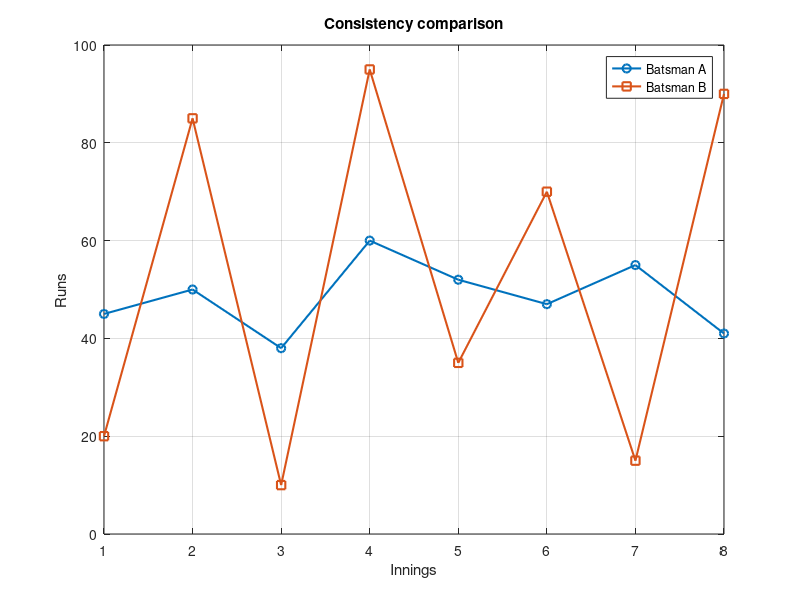

Source code (MATLAB):
%% Question 11 (Lecture 11): Mean Deviation, SD, Variance and Coefficient of Variation
clc; clear; close all;

A = [45 50 38 60 52 47 55 41];
B = [20 85 10 95 35 70 15 90];
f = @(x) [mean(x), mean(abs(x-mean(x))), var(x,1), std(x,1), 100*std(x,1)/mean(x)];
R = [f(A); f(B)];

fprintf('%-12s %10s %10s\n', '', 'A', 'B');
lab = {'Mean', 'MeanDev', 'Variance', 'StdDev', 'CV (%)'};
for i = 1:5, fprintf('%-12s %10.4f %10.4f\n', lab{i}, R(1,i), R(2,i)); end
if R(1,5) < R(2,5), fprintf('\nBatsman A is more consistent (smaller CV).\n');
else, fprintf('\nBatsman B is more consistent (smaller CV).\n'); end

% ---- step-by-step working (batsman A) ----
dev = A - mean(A);
fprintf('\n%6s %12s %9s %9s\n', 'x', 'x - mean', '|dev|', 'dev^2');
for i = 1:numel(A), fprintf('%6d %12.2f %9.2f %9.2f\n', A(i), dev(i), abs(dev(i)), dev(i)^2); end
fprintf('sum|dev| = %.2f, sum dev^2 = %.2f\n', sum(abs(dev)), sum(dev.^2));

figure('Position', [100 100 800 400]);
plot(1:8, A, '-o', 'LineWidth', 1.5); hold on
plot(1:8, B, '-s', 'LineWidth', 1.5);
xlabel('Innings'); ylabel('Runs'); legend('Batsman A', 'Batsman B');
title('Consistency comparison'); grid on
print('-dpng', '-r130', 'images/Q11_consistency_comparison.png');
